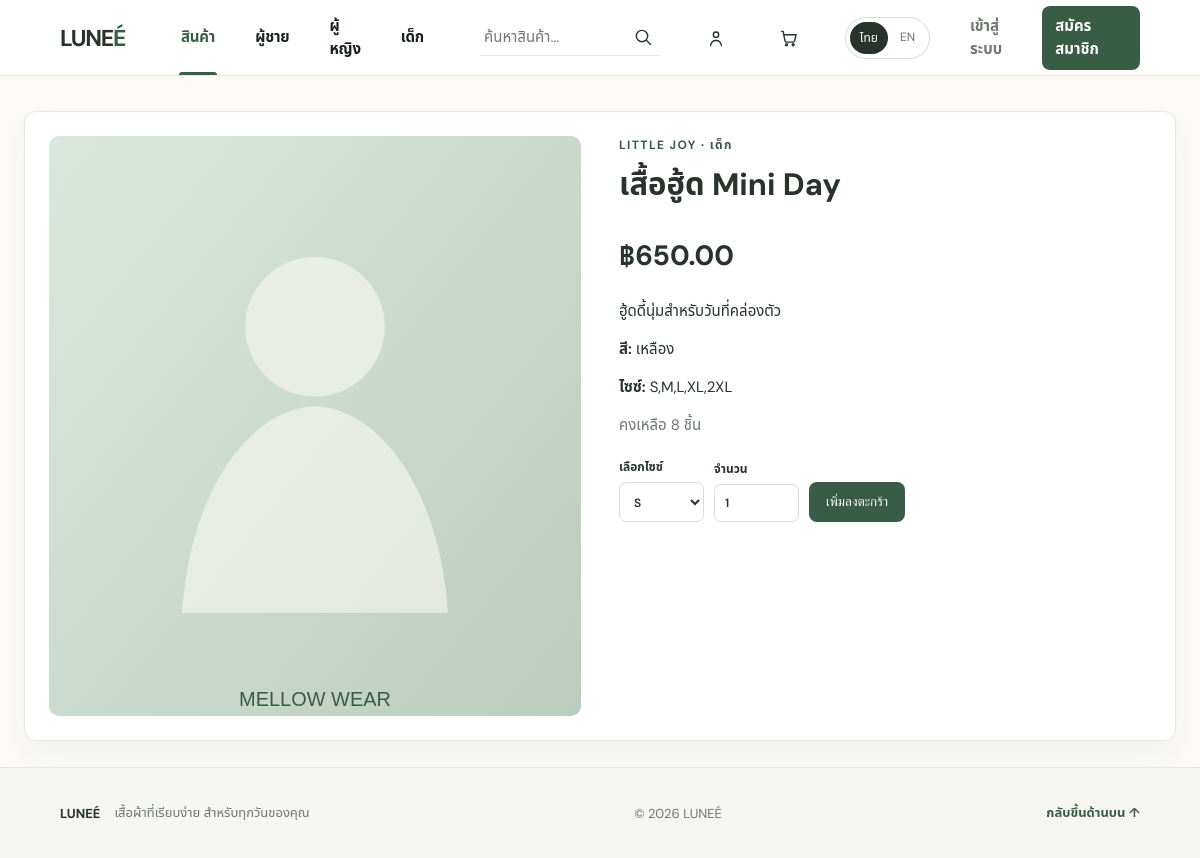
The app's page /product.php?id=3 with its own data.
### tables this page shows
CREATE TABLE products (
  id INT UNSIGNED AUTO_INCREMENT PRIMARY KEY,
  name VARCHAR(180) NOT NULL,
  category ENUM('men','women','kids') NOT NULL,
  brand VARCHAR(80) NOT NULL,
  color VARCHAR(50) NOT NULL,
  sizes VARCHAR(120) NOT NULL,
  price DECIMAL(10,2) NOT NULL,
  stock INT NOT NULL DEFAULT 0,
  image_url VARCHAR(500) DEFAULT NULL,
  description TEXT,
  is_active TINYINT(1) NOT NULL DEFAULT 1,
  created_at TIMESTAMP DEFAULT CURRENT_TIMESTAMP
);

### config.php (called while the page is built, shortened)
<?php
function db(): PDO {
    static $pdo;
    if (!$pdo) {
        $pdo = new PDO('mysql:host='.DB_HOST.';dbname='.DB_NAME.';charset=utf8mb4', DB_USER, DB_PASS, [
            PDO::ATTR_ERRMODE => PDO::ERRMODE_EXCEPTION,
            PDO::ATTR_DEFAULT_FETCH_MODE => PDO::FETCH_ASSOC,
        ]);
    }
    return $pdo;
}
function e(?string $value): string { return htmlspecialchars((string)$value, ENT_QUOTES, 'UTF-8'); }

### product.php (the view, shortened to what this page needs)
<?php
require_once __DIR__.'/config.php';
$s=db()->prepare('SELECT * FROM products WHERE id=? AND is_active=1'); $s->execute([(int)($_GET['id']??0)]); $p=$s->fetch();
$sizes=array_values(array_filter(array_map('trim',preg_split('/[,|]/',(string)$p['sizes'])))); $page_title=$p['name'].' | '.STORE_NAME; require __DIR__.'/partials_header.php';
?>
<link rel="stylesheet" href="assets/cart.css">
<main class="container"><section class="panel product-detail"><img src="<?=e($p['image_url'])?>" alt="<?=e($p['name'])?>"><div class="product-detail-copy"><div class="eyebrow"><?=e($p['brand'])?> · <?=['men'=>'ผู้ชาย','women'=>'ผู้หญิง','kids'=>'เด็ก'][$p['category']]?></div><h1><?=e($p['name'])?></h1><div class="price product-price">฿<?=number_format((float)$p['price'],2)?></div><p><?=nl2br(e($p['description']))?></p><p><b>สี:</b> <?=e($p['color'])?></p><p><b>ไซซ์:</b> <?=e($p['sizes'])?></p><p class="muted">คงเหลือ <?=$p['stock']?> ชิ้น</p><?php if ((int)$p['stock'] > 0): ?><form method="post" action="cart.php" class="add-cart-form"><input type="hidden" name="action" value="add"><input type="hidden" name="product_id" value="<?=$p['id']?>"><input type="hidden" name="color" value="<?=e($p['color'])?>"><input type="hidden" name="return_to" value="cart.php"><?php if($sizes): ?><label>เลือกไซซ์<select name="size"><?php foreach($sizes as $size): ?><option value="<?=e($size)?>"><?=e($size)?></option><?php endforeach; ?></select></label><?php endif; ?><label>จำนวน<input type="number" name="quantity" min="1" max="<?=$p['stock']?>" value="1"></label><button class="button" type="submit">เพิ่มลงตะกร้า</button></form><?php else: ?><button class="button" disabled>สินค้าหมดชั่วคราว</button><?php endif; ?></div></section></main><?php require __DIR__.'/partials_footer.php'; ?>

### assets/style.css (style rules this page uses)
:root { --ink:#27332c;--muted:#6d766f;--paper:#fbfaf7;--line:#e8e6df;--sage:#dce8df;--accent:#385c46;--danger:#a74343 }
* { box-sizing:border-box }
body { margin:0;background:var(--paper);color:var(--ink);font:15px 'DM Sans','Noto Sans Thai',sans-serif }
.button { display:inline-flex;justify-content:center;align-items:center;background:var(--accent);color:#fff!important;border:0;border-radius:8px;padding:12px 17px;font:600 14px inherit;cursor:pointer }
.container { max-width:1250px;margin:auto;padding:0 24px }
.eyebrow { font-size:12px;text-transform:uppercase;letter-spacing:1.4px;color:var(--accent);font-weight:bold }
input,select,textarea { width:100%;font:inherit;color:var(--ink);border:1px solid #d9dcd8;border-radius:7px;background:#fff;padding:11px }
select { cursor:pointer }
.price { font-size:17px;font-weight:700 }
.panel { background:#fff;border:1px solid var(--line);border-radius:12px;padding:24px;margin:26px 0 }
.panel h1,.panel h2 { margin-top:0 }
.muted { color:var(--muted) }
html { scroll-behavior:smooth }
input,select,textarea { transition:border-color .2s,box-shadow .2s,transform .2s }
.auth-card,.panel { box-shadow:0 13px 32px rgba(41,57,45,.05) }
.button { transition:transform .2s,box-shadow .2s,background .2s }
.panel { transition:box-shadow .25s }
.image-fallback { object-fit:cover }
body.page-ready main,body.page-ready footer { animation:page-content-in .45s ease both }

### assets/cart.css (style rules this page uses)
.product-detail { display:grid;grid-template-columns:minmax(0,1fr) minmax(300px,1fr);gap:38px;margin-top:35px }
.product-detail>img { width:100%;max-height:580px;object-fit:cover;border-radius:10px }
.product-detail-copy h1 { font-size:31px;margin:8px 0 26px }
.product-price { font-size:28px;margin-bottom:22px }
.add-cart-form { display:flex;align-items:end;gap:10px;flex-wrap:wrap;margin-top:21px }
.add-cart-form label { display:grid;gap:6px;font-size:12px;font-weight:600 }
.add-cart-form select,.add-cart-form input { min-width:85px;padding:10px }

### records on screen
products: brand "LITTLE JOY", category "เด็ก", name "เสื้อฮู้ด Mini Day", price "650.00", description "ฮู้ดดี้นุ่มสำหรับวันที่คล่องตัว", color "เหลือง", sizes "S,M,L,XL,2XL", stock "8", size "S"

### other values on screen
t('สินค้า','Shop') "สินค้า"
t('ผู้ชาย','Men') "ผู้ชาย"
t('ผู้หญิง','Women') "ผู้หญิง"
t('เด็ก','Kids') "เด็ก"
t('เข้าสู่ระบบ','Log in') "เข้าสู่ระบบ"
t('สมัครสมาชิก','Sign up') "สมัครสมาชิก"
